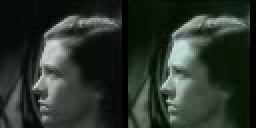
#> input picture frame 31 of side_by_side.avi, 128 x 64 px, given in place of original.avi, which was not available (shown 2 times larger)
$ python ttsisdeby.py
#> lines starting #> are read from the running program, lines starting #| are printed output that depends on the picture
import cv2, numpy as np
from pathlib import Path

in1 = "debug_videos/original.avi"
in2 = "debug_videos/recon_epoch10.avi"
out  = "debug_videos/side_by_side.avi"

cap1 = cv2.VideoCapture(in1)
cap2 = cv2.VideoCapture(in2)

# assume both videos are same FPS & frame‐size
fps    = cap1.get(cv2.CAP_PROP_FPS)
w      = int(cap1.get(cv2.CAP_PROP_FRAME_WIDTH))
h      = int(cap1.get(cv2.CAP_PROP_FRAME_HEIGHT))
fourcc = cv2.VideoWriter_fourcc(*"XVID")
vw     = cv2.VideoWriter(out, fourcc, fps, (w*2, h))

while True:
    r1, f1 = cap1.read()
#> f1 is the input picture: shape (64, 128, 3); mean B, G, R 43.2, 51.4, 42.7
    r2, f2 = cap2.read()
    if not (r1 and r2):
        break
    # stack horizontally
    combo = np.concatenate([f1, f2], axis=1)
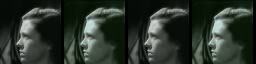
#> combo: shape (64, 256, 3); mean B, G, R 43.2, 51.4, 42.7
    vw.write(combo)

cap1.release()
cap2.release()
vw.release()

print("Side‑by‑side video written to", Path(out).resolve())

$ run again, starting later in the video
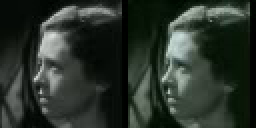
#> input picture frame 141 of side_by_side.avi, 128 x 64 px, given in place of original.avi, which was not available (shown 2 times larger)
#> f1 is the input picture: shape (64, 128, 3); mean B, G, R 43.3, 51.3, 42.6
#> `combo = np.concatenate([f1, f2], axis=1)`:
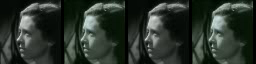
#> combo: shape (64, 256, 3); mean B, G, R 43.3, 51.3, 42.6

$ run again, starting later in the video
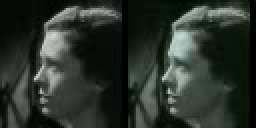
#> input picture frame 252 of side_by_side.avi, 128 x 64 px, given in place of original.avi, which was not available (shown 2 times larger)
#> f1 is the input picture: shape (64, 128, 3); mean B, G, R 43, 51.1, 42.5
#> `combo = np.concatenate([f1, f2], axis=1)`:
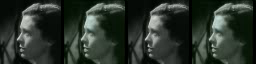
#> combo: shape (64, 256, 3); mean B, G, R 43, 51.1, 42.5
